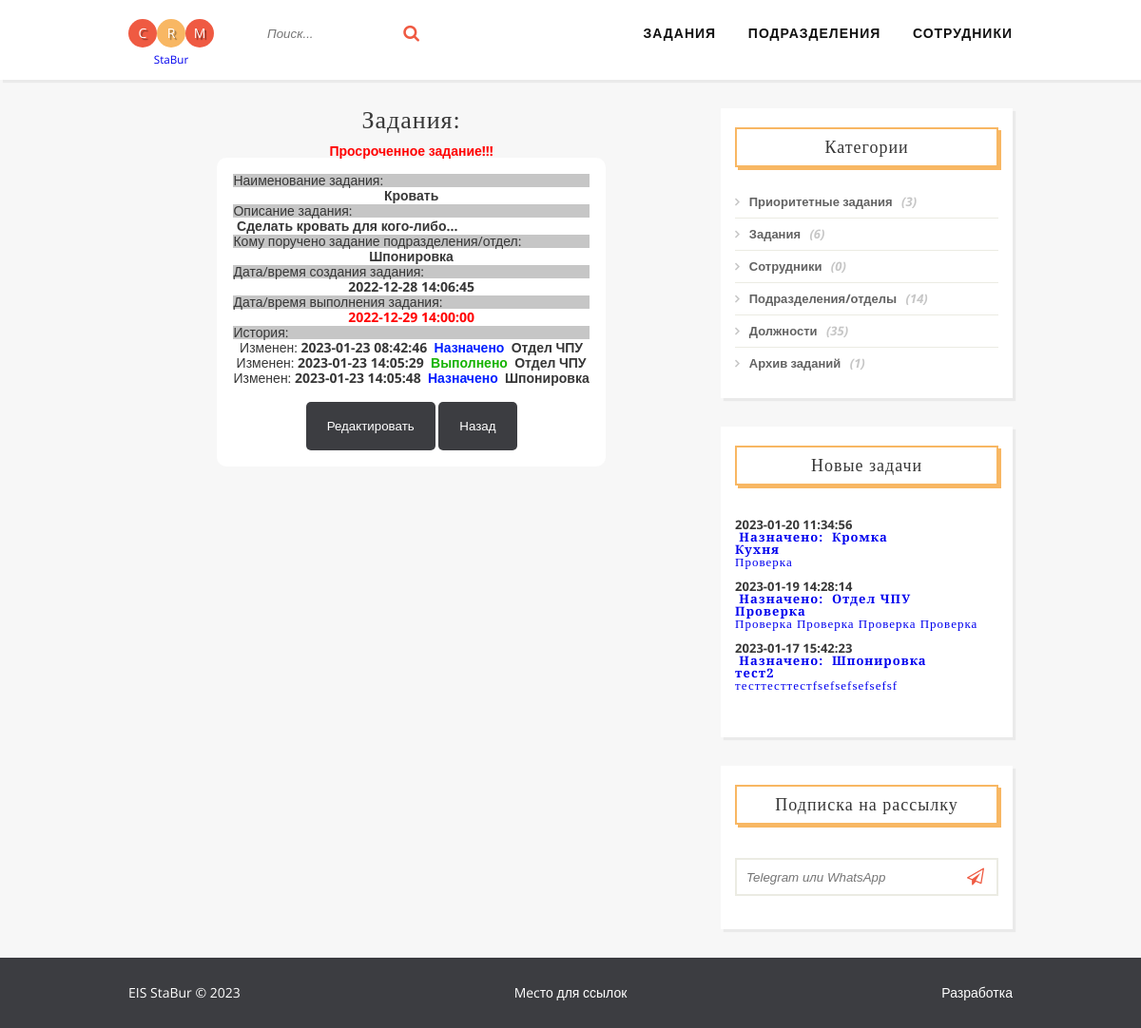
The page /tasks.php?viewID=4 on the database its author committed.
### tables this page shows
CREATE TABLE `tasks` (
  `id_task` int(12) UNSIGNED NOT NULL,
  `name_task` varchar(250) NOT NULL,
  `priority_task` varchar(100) DEFAULT NULL,
  `status_task` int(2) UNSIGNED NOT NULL,
  `description_task` text NOT NULL,
  `department_task` int(4) UNSIGNED NOT NULL,
  `datetime_create_task` datetime NOT NULL,
  `datetime_out_task` datetime NOT NULL,
  `url_task` varchar(255) NOT NULL
);

CREATE TABLE `department` (
  `id_depart` int(4) UNSIGNED NOT NULL,
  `name_depart` varchar(250) NOT NULL,
  `description_depart` text NOT NULL,
  `code_depart` varchar(12) NOT NULL
);

CREATE TABLE `tasks_history` (
  `id_th` int(12) UNSIGNED NOT NULL,
  `id_task` int(12) UNSIGNED NOT NULL,
  `depart_th` int(4) UNSIGNED NOT NULL,
  `depart_out_th` int(4) UNSIGNED NOT NULL,
  `datetime_th` datetime NOT NULL,
  `status_th` int(2) UNSIGNED NOT NULL
);

CREATE TABLE `status_tasks` (
  `id_st` int(2) UNSIGNED NOT NULL,
  `name_st` varchar(150) NOT NULL,
  `color_st` varchar(7) NOT NULL
);

### tasks.php (the view, shortened to what this page needs)
<!DOCTYPE html>
<html>
<?php
include_once "./inc/connectBD.php";
include_once "./inc/header.php";
?>
  <div class="container">
  <div class="posts-list">
    <article class="post">
    <h2 class="post-title" align="center">Задания:</h2>
<?php
 $datetime = date('Y-m-d H:i:s');
 $redactID = intval(isset($_GET['redactID']) ? $_GET['redactID'] : null);
 $newTask = isset($_GET['task']) ? $_GET['task'] : null;
 $viewTask = isset($_GET['viewID']) ? $_GET['viewID'] : null;
if($redactID) {
  $redact = "SELECT * FROM tasks WHERE `id_task` = '$redactID'";
  $redact_task = $pdo_conn->query($redact);
  $row_redact = $redact_task->fetch(PDO::FETCH_ASSOC);
  $idtask = $row_redact["id_task"];
  $nametask = $row_redact["name_task"];
  $prioritytask = $row_redact["priority_task"];
  $statustask = $row_redact["status_task"];
  $descripttask = $row_redact["description_task"];
  $departtask = $row_redact["department_task"];
  $datetime_create = $row_redact["datetime_create_task"];
  $datetime_out = $row_redact["datetime_out_task"];
  $urltask = $row_redact["url_task"];
  $departOutT = $departtask;
  $histr = "SELECT * FROM tasks_history WHERE id_task=$idtask ORDER BY `datetime_th` DESC ";
  $histr_task = $pdo_conn->query($histr);
  $row_histr = $histr_task->fetch(PDO::FETCH_ASSOC);
  $idTh = $row_histr['id_task'];
  $departTh = $row_histr['depart_th'];
  $datetimeTh = $row_histr['datetime_th'];
  $statusTh = $row_histr['status_th'];
  if(isset($_POST['update'])){
    include "./inc/edit_task.php";
}
if(isset($_POST['close'])){
    header("Location: ./tasks.php#$idtask");
}
echo "<h1 align=\"center\">Редактирование задания<br>$nametask</h1>";
if(isset($_POST['delete']) || isset($_GET['delete']) == 'ok'){
    include "./inc/delete_task.php";
}
echo "<center><table class=\"widget\" border=\"0\">
    <form method='post' id=\"subscribe\">
    <input type='hidden' name='id' value=\"$idtask\">
    <input type='hidden' name='datetime_create' value='$datetime_create'>
    <input type='hidden' name='departOutT' value=\"$departOutT\">";
    if(isset($_GET['status']) == 'ok'){
      echo "<tr><td><h1 align=\"center\" style=\"color: green\">Обновлено успешно!</h1></td></tr>";
      }
echo "<tr><td><div align=\"right\"><button class=\"delete\" type=\"submit\" name=\"delete\" value=\"ok\">Удалить</button></div></td></tr>";
echo "<tr><td align=\"right\">Приоритет:&nbsp;<input type=\"checkbox\" name=\"priority\" value=\"Yes\"";
if ($prioritytask == 'Yes'){
 echo " checked";
}
 echo "></td></tr>";
echo "<tr><td><p><font color=\"red\">*</font>Наименование задания:</p></td></tr>
    <tr><td><input class=\"rounded\" type='text' inputmode=\"text\" name='name' value='$nametask' required></td></tr>
    <tr><td><p>Описание задания:</p></td></tr>
    <tr><td><textarea id=\"area\" name='description' placeholder=''>$descripttask</textarea></td></tr>";
echo "<tr><td><p><font color='red'>*</font>Кому поручено задание подразделения/отдел:</p></td></tr>
<tr><td><select class=\"rounded\" name='department'>";
    $redact_dw = "SELECT * FROM department";
    $redact_dw = $pdo_conn->query($redact_dw);
    while($row_dw = $redact_dw->fetch(PDO::FETCH_ASSOC))
{
echo "<option ";
if($row_dw['id_depart']==$departTh) echo "selected=\"selected\"";
echo " class=\"rounded\" value=\"" . $row_dw["id_depart"]. "\">" . $row_dw["name_depart"]. "</option>";
}
echo "<tr><td><p><font color='red'>*</font>Статус задания:</p></td></tr>
<tr><td><select class=\"rounded\" name='status'>";
$histr = "SELECT * FROM tasks_history WHERE id_task=$idtask ORDER BY `datetime_th` DESC";
$histr_task = $pdo_conn->query($histr);
$row_histr = $histr_task->fetch(PDO::FETCH_ASSOC);
$idTh = $row_histr['id_task'];
$datetimeTh = $row_histr['datetime_th'];
$statusTh = $row_histr['status_th'];
    $redact_st = "SELECT * FROM status_tasks";
    $redact_st = $pdo_conn->query($redact_st);
    while($row_st = $redact_st->fetch(PDO::FETCH_ASSOC))
{
echo "<option ";
if($row_st['id_st']=="$statusTh") echo "selected=\"selected\"";
echo " value=\"" . $row_st["id_st"]. "\">" . $row_st["name_st"]. "</option>";
}
echo "</select></td></tr>";
echo "<tr><td><p>Дата/время создания задания:</p></td></tr>
    <tr><td><p align=\"center\">$datetime_create</p></td></tr>
    <tr><td><p>Дата/время  назначения задания:</p></td></tr>
    <tr><td><input class=\"rounded\" type='datetime-local' inputmode=\"datetime-local\" name='datetime_out' value='$datetime_out'></td></tr>
    <!--<tr><td><p>Ссылка URL на файлы:</p></td></tr>
    <tr><td><input class=\"rounded\" type='text' inputmode=\"text\" name='urltask' value='$urltask'></td></tr>-->
    <tr><td>&nbsp;</td></tr>
    <tr><td align=\"center\"><button class=\"main\" type=\"submit\" name=\"update\">Сохранить</button>&nbsp;<button class=\"main\" type=\"submit\" name=\"close\">Отмена</button></td></tr>
    <tr><td align=\"center\">
    </form></td></tr></table></center>";
$row_redact = null;
} elseif($newTask == 'new') {
  include "./inc/new_task.php";
} elseif(intval(isset($_GET['close']))){
  header('Location: ./tasks.php#'.$_GET['close']);
} elseif($viewTask) {
  $viewID = "SELECT * FROM tasks WHERE `id_task` = '$viewTask'";
  $view_task = $pdo_conn->query($viewID);
  $row_view = $view_task->fetch(PDO::FETCH_ASSOC);
  $idtask = $row_view["id_task"];
  $nametask = $row_view["name_task"];
  $descripttask = $row_view["description_task"];
  $datetime_create = $row_view["datetime_create_task"];
  $datetime_out = $row_view["datetime_out_task"];
  if ($datetime_out <= $datetime){
    echo "<div align=\"center\"><font color=\"red\"><b>Просроченное задание!!!</b></font></div>";
  }
  echo "<center><table class=\"block-task\" border=\"0\">
    <tr bgcolor=\"#c6c6c6\"><td>Наименование задания:</td></tr>
    <tr><td align=\"center\"><b>$nametask</b></td></tr>
    <tr bgcolor=\"#c6c6c6\"><td>Описание задания:</td></tr>
    <tr><td>&nbsp;<b>$descripttask</b></td></tr>
    <tr bgcolor=\"#c6c6c6\"><td>Кому поручено задание подразделения/отдел:</td></tr>
    <tr><td align=\"center\">";
    $histr = "SELECT * FROM tasks_history WHERE id_task=$idtask ORDER BY `datetime_th` DESC ";
    $histr_task = $pdo_conn->query($histr);
    $row_histr = $histr_task->fetch(PDO::FETCH_ASSOC);
    $departTh = $row_histr['depart_th'];
    $view_dt = "SELECT * FROM department";
    $view_dt = $pdo_conn->query($view_dt);
    while($row_dt = $view_dt->fetch(PDO::FETCH_ASSOC))
    {
    if($row_dt['id_depart']==$departTh) { echo "<b>" . $row_dt['name_depart']. "</b>"; }
    }
    echo "</td></tr>
    <tr bgcolor=\"#c6c6c6\"><td>Дата/время создания задания:</td></tr>
    <tr><td align=\"center\"><p><b>$datetime_create</b></p></td></tr>
    <tr bgcolor=\"#c6c6c6\"><td>Дата/время выполнения задания:</td></tr>
    <tr><td align=\"center\">";
    if ($datetime_out <= $datetime){
      echo "<font color=\"red\"><b>$datetime_out</b></font>";
    } else {
    echo "<b>$datetime_out</b>";
    }
  echo "</td></tr>
    <tr bgcolor=\"#c6c6c6\"><td>История:</td></tr>";
    $histr = "SELECT * FROM tasks_history WHERE id_task=$idtask";
    $histr_task = $pdo_conn->query($histr);
    while($row_histr = $histr_task->fetch(PDO::FETCH_ASSOC)){
      $departTh = $row_histr['depart_th'];
      $datetimeTh = $row_histr['datetime_th'];
      $statusTh = $row_histr['status_th'];
      echo "<tr><td align=\"center\">Изменен: <b>$datetimeTh</b>";
      $view_st = "SELECT * FROM status_tasks";
      $view_st = $pdo_conn->query($view_st);
      while($row_st = $view_st->fetch(PDO::FETCH_ASSOC))
      {
      if($row_st['id_st']==$statusTh) { echo "<font color=\"". $row_st['color_st']. "\"><b>". $row_st["name_st"]."</b></font>"; }
      }
      $view_dt = "SELECT * FROM department";
      $view_dt = $pdo_conn->query($view_dt);
      while($row_dt = $view_dt->fetch(PDO::FETCH_ASSOC))
      {
      if($row_dt['id_depart']==$departTh) { echo "<b>" . $row_dt['name_depart']. "</b>"; }
      }
      echo "</td></tr>";
    }
    echo "<tr><td>&nbsp;</td></tr>
    <tr><td align=\"center\"><form method='GET'><button class=\"main\" type=\"submit\" name=\"redactID\" value=\"$idtask\">Редактировать</button>&nbsp;<button class=\"main\" type=\"submit\" name=\"close\" value=\"$idtask\">Назад</button></form></td></tr>
    <tr></table></center>";
}
?>
    </article>
  </div>
<? require_once "./inc/right_block.php"; ?>
</div>
<?
include_once "./inc/footer.php";
?>
</body>
</html>

### inc/right_block.php
<?php
$query=$pdo_conn->query("SELECT COUNT(*) as count FROM tasks WHERE status_task!='4'");
$query->setFetchMode(PDO::FETCH_ASSOC);
$row_tasks=$query->fetch();
$count_tasks=$row_tasks['count'];
$query=$pdo_conn->query("SELECT COUNT(*) as count FROM tasks WHERE priority_task='Yes'");
$query->setFetchMode(PDO::FETCH_ASSOC);
$row_tasks_prior=$query->fetch();
$count_tasks_prior=$row_tasks_prior['count'];
$query=$pdo_conn->query("SELECT COUNT(*) as count FROM tasks WHERE status_task='4'");
$query->setFetchMode(PDO::FETCH_ASSOC);
$row_tasks_arch=$query->fetch();
$count_tasks_arch=$row_tasks_arch['count'];
$query=$pdo_conn->query("SELECT COUNT(*) as count FROM worker");
$query->setFetchMode(PDO::FETCH_ASSOC);
$row_worker=$query->fetch();
$count_worker=$row_worker['count'];
$query=$pdo_conn->query("SELECT COUNT(*) as count FROM department");
$query->setFetchMode(PDO::FETCH_ASSOC);
$row_depart=$query->fetch();
$count_depart=$row_depart['count'];
$query=$pdo_conn->query("SELECT COUNT(*) as count FROM position_worker");
$query->setFetchMode(PDO::FETCH_ASSOC);
$row_position=$query->fetch();
$count_position=$row_position['count'];
$task_recent = $pdo_conn->query("SELECT * FROM tasks ORDER BY id_task DESC LIMIT 3");
?>
  <aside>
  <div class="widget">
    <h3 class="widget-title">Категории</h3>
    <ul class="widget-category-list">
      <li><a href="./tasks_priority.php">Приоритетные задания</a> (<?php echo "$count_tasks_prior"; ?>)</li>
      <li><a href="./tasks.php">Задания</a> (<?php echo "$count_tasks"; ?>)</li>
      <li><a href="./worker.php">Сотрудники</a> (<?php echo "$count_worker"; ?>)</li>
      <li><a href="./department.php">Подразделения/отделы</a> (<?php echo "$count_depart"; ?>)</li>
      <li><a href="./positions.php">Должности</a> (<?php echo "$count_position"; ?>)</li>
      <li><a href="./archive.php">Архив заданий</a> (<?php echo "$count_tasks_arch"; ?>)</li>
    </ul>
  </div>
  <div class="widget">
    <h3 class="widget-title">Новые задачи</h3>
    <ul class="widget-posts-list">
      <li>
      <? foreach ($task_recent as $row): ?>
        <div class="post-image-small"><?=$row['datetime_create_task']?></div>
        <h4 class="widget-post-title">&nbsp;<a href="tasks.php#<?=$row['id_task']?>"><b>Назначено:&nbsp;
          <?
          $view_dt = "SELECT * FROM department";
          $view_dt = $pdo_conn->query($view_dt);
          while($row_dt = $view_dt->fetch(PDO::FETCH_ASSOC))
          {
          if($row_dt['id_depart']==$row['department_task']) { echo $row_dt['name_depart']; }
          }
          ?>
          </b><br /><b><?=$row['name_task']?></b><br /><?=$row['description_task']?></a><br /><br /></h3>
      <? endforeach ?>
      </li>
    </ul>
  </div>
  <div class="widget">
    <h3 class="widget-title">Подписка на рассылку</h3>
    <form action="" method="post" id="subscribe">
      <input type="telegram" name="messager" placeholder="Telegram или WhatsApp" required>
      <button type="submit"><i class="fa fa-paper-plane-o"></i></button>
    </form>
  </div>
</aside>

### css/style.css (style rules this page uses)
*, *:after, *:before { box-sizing: border-box; padding: 0; margin: 0; transition: .5s ease-in-out; }
ul { list-style: none; }
a { text-decoration: none; outline: none; }
h1, h2, h3, h4, h5, h6 { font-family: 'Playfair Display'; font-weight: normal; letter-spacing: 1px; }
body { font-family: 'Open Sans', arial, sans-serif; font-size: 14px; line-height: 1; color: #373737; background: #f7f7f7; }
header:after, .container:after, footer:after, .widget-posts-list li:after, #subscribe:after { content: ""; display: table; clear: both; }
.container { margin: 0 auto; width: 100%; max-width: 960px; padding: 0 15px; }
.posts-list { margin-bottom: 30px; width: 64%; float: left; }
.post { margin-bottom: 35px; }
.block-task { background-color: white; border-radius: 10px 10px 10px 10px; padding-top: 15px; padding-left: 15px; padding-right: 15px; margin-bottom: 20px; }
.post-title { margin-bottom: 12px; font-size: 26px; }
button.main { background: #3C3D41; color: #fff; padding: 18px 22px; margin-bottom: 1em; border: 1px transparent; border-radius: 5px; cursor:pointer; }
aside { width: 33%; float: right; }
.widget { padding: 20px 15px; background: white; font-size: 13px; font-weight: bold; margin-bottom: 30px; box-shadow: 3px 3px 1px rgba(0, 0, 0, .05); }
.widget-title { font-size: 18px; padding: 10px; margin-bottom: 20px; text-align: center; border: 2px solid #F8B763; box-shadow: 3px 3px 0 0 #F8B763; }
.widget-category-list li { border-bottom: 1px solid #EBEBE3; padding: 10px 0; color: #c6c6c6; font-style: italic; }
.widget-category-list li:last-child { border-bottom: none; }
.widget-category-list li a { color: #626262; margin-right: 6px; font-style: normal; }
.widget-category-list li a:before { content: "\f105"; display: inline-block; font-family: 'FontAwesome'; margin-right: 10px; color: #c6c6c6; }
.widget-posts-list li { border-top: 1px solid #EBEBE3; padding: 15px 0; }
.widget-posts-list li:nth-child(1) { border-top: none; }
.post-image-small { width: 50%; float: left; margin-right: 15px; }
.widget-post-title { float: left; }
#subscribe { position: relative; width: 100%; padding: 15px 0; }
#subscribe input { width: 100%; display: block; float: left; border: 2px solid #EBEBE3; padding: 0 0 0 10px; height: 40px; position: relative; outline: none; color: #9E9C9C; font-style: italic; }
#subscribe button { padding: 0 15px; background: transparent; height: 40px; border: none; position: absolute; right: 0; color: #EF5A42; cursor: pointer; font-size: 18px; }

### rows shown on the page
tasks: name_task "Кровать", description_task "Сделать кровать для кого-либо...", datetime_create_task "2022-12-28 14:06:45", datetime_out_task "2022-12-29 14:00:00"
department: name_depart "Шпонировка"
tasks_history: datetime_th "2023-01-23 08:42:46"
status_tasks: name_st "Назначено"
department: name_depart "Отдел ЧПУ"
tasks_history: datetime_th "2023-01-23 14:05:29"
status_tasks: name_st "Выполнено"
tasks_history: datetime_th "2023-01-23 14:05:48"
tasks: datetime_create_task "2023-01-20 11:34:56", name_task "Кухня", description_task "Проверка"
department: name_depart "Кромка"
tasks: datetime_create_task "2023-01-19 14:28:14", name_task "Проверка", description_task "Проверка Проверка Проверка Проверка"
tasks: datetime_create_task "2023-01-17 15:42:23", name_task "тест2", description_task "тесттесттестfsefsefsefsefsf"

### other values the page prints
$count_tasks_prior "3"
$count_tasks "6"
$count_worker "0"
$count_depart "14"
$count_position "35"
$count_tasks_arch "1"
